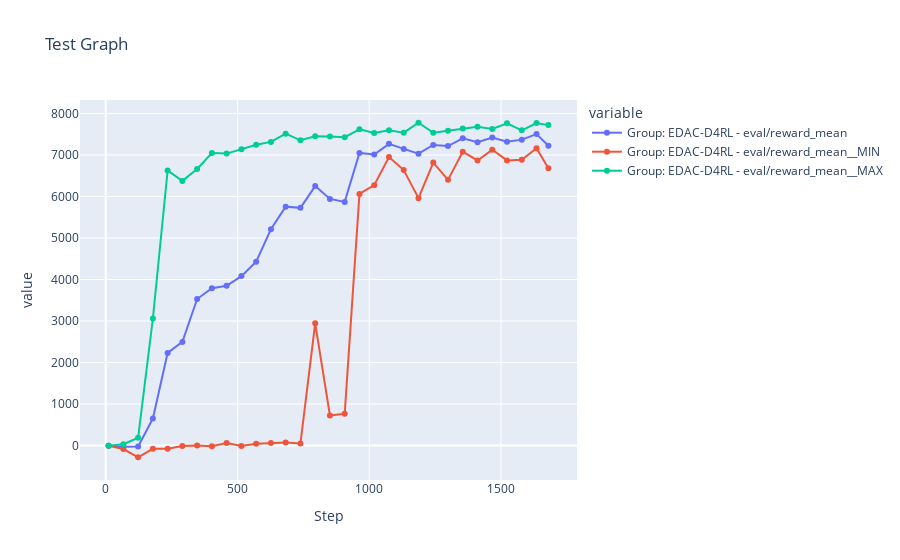

The code cell stored with this chart in its notebook:
### Markdown cell above
For a demonstration of a simple line-plot, see @test-label1.

### Code cell
#| label: test-label1
#| fig-cap: "fig-cap example1"
#| echo: false

import pandas as pd
import plotly.express as px
import plotly.io as pio
pio.renderers.default = "plotly_mimetype+notebook_connected"

df = pd.read_csv('data/test.csv')

fig = px.line(df, x="Step", 
              y=["Group: EDAC-D4RL - eval/reward_mean","Group: EDAC-D4RL - eval/reward_mean__MIN","Group: EDAC-D4RL - eval/reward_mean__MAX"],
             title="Test Graph",
             markers=True)

fig.show()

### Figure 1 — Plotly figure (JSON) as saved in the notebook; plotly's stock layout.template omitted (floating-point values rounded to 4 significant figures)
{"data": [{"hovertemplate": "variable=Group: EDAC-D4RL - eval/reward_mean<br>Step=%{x}<br>value=%{y}<extra></extra>", "legendgroup": "Group: EDAC-D4RL - eval/reward_mean", "line": {"color": "#636efa", "dash": "solid"}, "marker": {"symbol": "circle"}, "mode": "lines+markers", "name": "Group: EDAC-D4RL - eval/reward_mean", "orientation": "v", "showlegend": true, "type": "scatter", "x": [11, 67, 123, 179, 235, 291, 347, 403, 459, 515, 571, 627, 683, 739, 795, 851, 907, 963, 1019, 1075, 1131, 1187, 1243, 1299, 1355, 1411, 1467, 1523, 1579, 1635, 1680], "xaxis": "x", "y": [-7.192, -31.63, -26.02, 648.5, 2230.0, 2496.0, 3529.0, 3789.0, 3848.0, 4081.0, 4427.0, 5210.0, 5755.0, 5725.0, 6250.0, 5941.0, 5869.0, 7050.0, 7010.0, 7268.0, 7146.0, 7032.0, 7241.0, 7214.0, 7401.0, 7307.0, 7420.0, 7317.0, 7369.0, 7504.0, 7220.0], "yaxis": "y"}, {"hovertemplate": "variable=Group: EDAC-D4RL - eval/reward_mean__MIN<br>Step=%{x}<br>value=%{y}<extra></extra>", "legendgroup": "Group: EDAC-D4RL - eval/reward_mean__MIN", "line": {"color": "#EF553B", "dash": "solid"}, "marker": {"symbol": "circle"}, "mode": "lines+markers", "name": "Group: EDAC-D4RL - eval/reward_mean__MIN", "orientation": "v", "showlegend": true, "type": "scatter", "x": [11, 67, 123, 179, 235, 291, 347, 403, 459, 515, 571, 627, 683, 739, 795, 851, 907, 963, 1019, 1075, 1131, 1187, 1243, 1299, 1355, 1411, 1467, 1523, 1579, 1635, 1680], "xaxis": "x", "y": [-7.402, -84.68, -282.9, -80.07, -76.41, -10.38, -0.5163, -16.39, 59.22, -12.37, 44.87, 60.37, 72.81, 50.6, 2943.0, 722.4, 766.6, 6063.0, 6273.0, 6952.0, 6637.0, 5960.0, 6816.0, 6400.0, 7078.0, 6867.0, 7128.0, 6870.0, 6886.0, 7163.0, 6677.0], "yaxis": "y"}, {"hovertemplate": "variable=Group: EDAC-D4RL - eval/reward_mean__MAX<br>Step=%{x}<br>value=%{y}<extra></extra>", "legendgroup": "Group: EDAC-D4RL - eval/reward_mean__MAX", "line": {"color": "#00cc96", "dash": "solid"}, "marker": {"symbol": "circle"}, "mode": "lines+markers", "name": "Group: EDAC-D4RL - eval/reward_mean__MAX", "orientation": "v", "showlegend": true, "type": "scatter", "x": [11, 67, 123, 179, 235, 291, 347, 403, 459, 515, 571, 627, 683, 739, 795, 851, 907, 963, 1019, 1075, 1131, 1187, 1243, 1299, 1355, 1411, 1467, 1523, 1579, 1635, 1680], "xaxis": "x", "y": [-6.65, 31.72, 187.4, 3058.0, 6625.0, 6375.0, 6664.0, 7048.0, 7033.0, 7137.0, 7248.0, 7315.0, 7512.0, 7354.0, 7449.0, 7446.0, 7429.0, 7617.0, 7530.0, 7597.0, 7537.0, 7776.0, 7535.0, 7581.0, 7636.0, 7680.0, 7629.0, 7763.0, 7595.0, 7769.0, 7719.0], "yaxis": "y"}], "layout": {"legend": {"title": {"text": "variable"}, "tracegroupgap": 0}, "title": {"text": "Test Graph"}, "xaxis": {"anchor": "y", "domain": [0.0, 1.0], "title": {"text": "Step"}}, "yaxis": {"anchor": "x", "domain": [0.0, 1.0], "title": {"text": "value"}}}}
